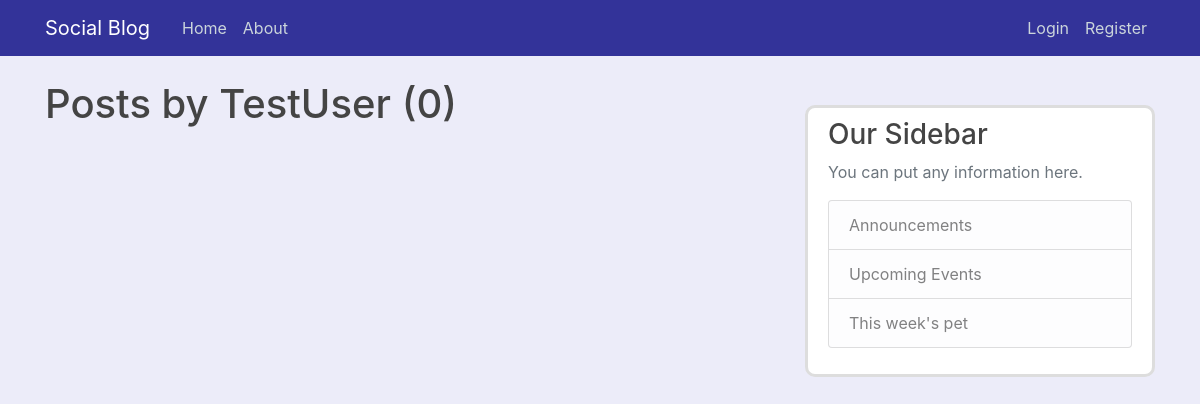
Page /user/TestUser on the earlier database version.
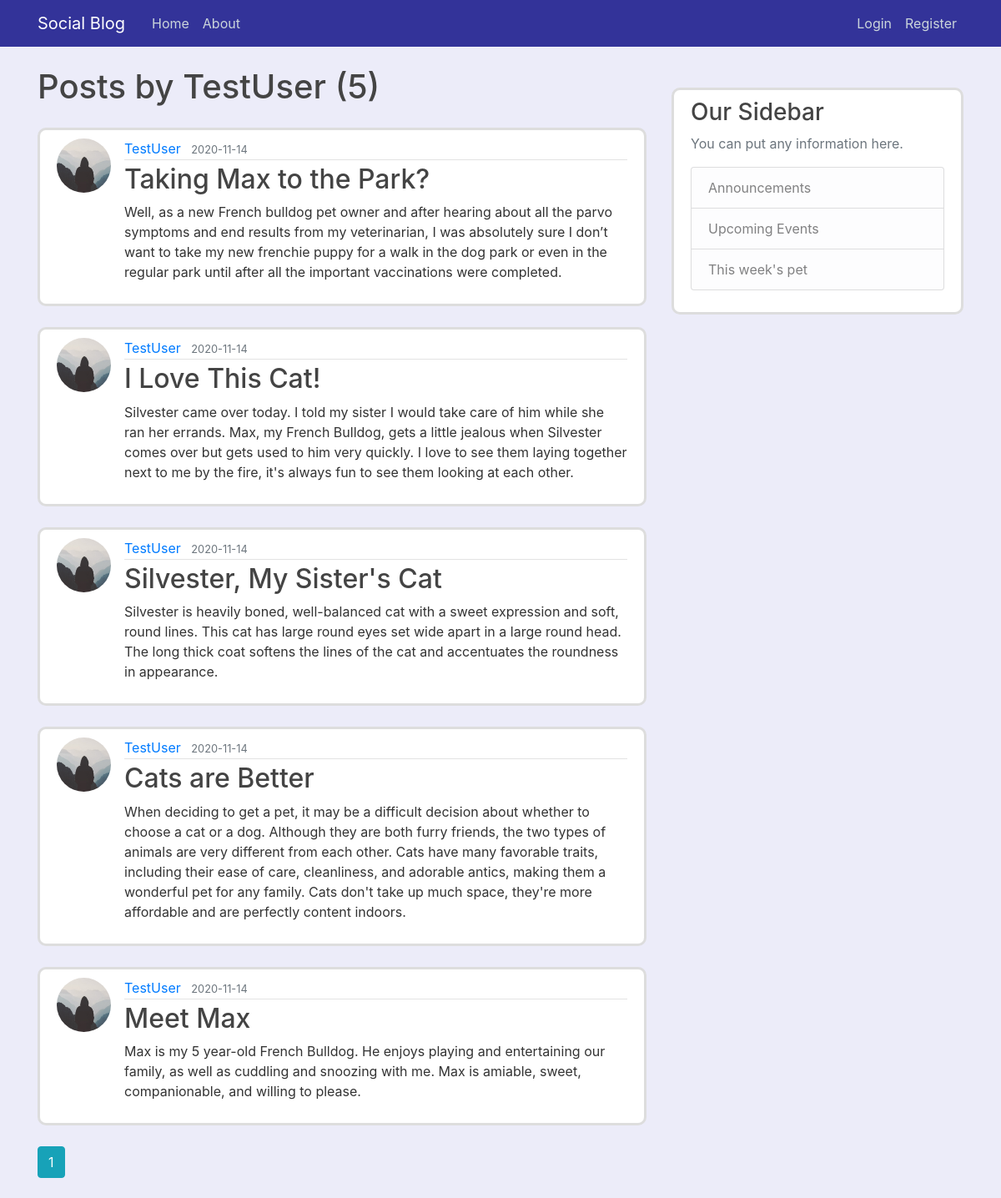
Same page on the later database version.
### socialblog/model.py (models this page shows, shortened)
class User(db.Model, UserMixin):
    id = db.Column(db.Integer, primary_key=True)
    username = db.Column(db.String(20), unique=True, nullable=False)
    email = db.Column(db.String(120), unique=True, nullable=False)
    image_file = db.Column(db.String(20), nullable=False,
                           default='default.jpg')
    password = db.Column(db.String(60), nullable=False)
    posts = db.relationship('Post', backref='author', lazy=True)

class Post(db.Model):
    id = db.Column(db.Integer, primary_key=True)
    title = db.Column(db.String(100), nullable=False)
    date_posted = db.Column(db.DateTime, nullable=False,
                            default=datetime.utcnow)
    content = db.Column(db.Text, nullable=False)
    user_id = db.Column(db.Integer, db.ForeignKey('user.id'), nullable=False)

### socialblog/routes.py (the view)
@app.route("/user/<string:username>")
def user_posts(username):
    page = request.args.get('page', 1, type=int)
    user = User.query.filter_by(username=username).first_or_404()
    posts = Post.query.filter_by(author=user)\
        .order_by(Post.date_posted.desc())\
        .paginate(page=page, per_page=5)
    return render_template('user_posts.html', posts=posts, user=user)

### socialblog/templates/user_posts.html
{% extends "layout.html" %}
{% block content %}
<h1 class="mb-3">Posts by {{ user.username }} ({{ posts.total }})</h1>
{% for post in posts.items %}
<article class="media content-section">
    <img class="rounded-circle article-img"
        src="{{ url_for('static', filename='profile_pics/' + post.author.image_file) }}">
    <div class="media-body">
        <div class="article-metadata">
            <a class="mr-2"
                href="{{ url_for('user_posts', username=post.author.username) }}">{{ post.author.username }}</a>
            <small class="text-muted">{{ post.date_posted.strftime('%Y-%m-%d') }}</small>
        </div>
        <h2><a class="article-title" href="{{ url_for('post', post_id=post.id) }}">{{ post.title }}</a></h2>
        <p class="article-content">{{ post.content }}</p>
    </div>
</article>
{% endfor %}
{% for page_num in posts.iter_pages(left_edge=1, right_edge=1, left_current=1, right_current=2) %}
{% if page_num %}
{% if posts.page == page_num %}
<a class="btn btn-info mb-4"
    href="{{ url_for('user_posts', username=user.username, page=page_num) }}">{{ page_num }}</a>
{% else %}
<a class="btn btn-outline-info mb-4"
    href="{{ url_for('user_posts', username=user.username, page=page_num) }}">{{ page_num }}</a>
{% endif %}
{% else %}
...
{% endif %}
{% endfor %}
{% endblock content %}

### socialblog/templates/layout.html (shortened to what this page needs)
<!DOCTYPE html>
<html>
<head>
    <link rel="stylesheet" href="https://cdn.jsdelivr.net/npm/bootstrap@4.5.3/dist/css/bootstrap.min.css"
>
    <link rel="stylesheet" type="text/css" href="{{ url_for('static', filename='main.css') }}">
</head>
<body>
    <header class="site-header">
        <nav class="navbar navbar-expand-md navbar-dark bg-steel fixed-top">
            <div class="container">
                <a class="navbar-brand mr-4" href="/">Social Blog</a>
                <div class="collapse navbar-collapse" id="navbarToggle">
                    <div class="navbar-nav mr-auto">
                        <a class="nav-item nav-link" href="{{ url_for('home') }}">Home</a>
                        <a class="nav-item nav-link" href="{{ url_for('about') }}">About</a>
                    </div>
                    <div class="navbar-nav">
                        {% if current_user.is_authenticated %}
                        <a class="nav-item nav-link" href="{{ url_for('new_post') }}">New Post</a>
                        <a class="nav-item nav-link" href="{{ url_for('account') }}">Account</a>
                        <a class="nav-item nav-link" href="{{ url_for('logout') }}">Logout</a>
                        {% else %}
                        <a class="nav-item nav-link" href="{{ url_for('login') }}">Login</a>
                        <a class="nav-item nav-link" href="{{ url_for('register') }}">Register</a>
                        {% endif %}
                    </div>
                </div>
            </div>
        </nav>
    </header>
    <main role="main" class="container">
        <div class="row">
            <div class="col-md-8">
                {% block content %}{% endblock %}
            </div>
            <div class="col-md-4">
                <div class="content-section">
                    <h3>Our Sidebar</h3>
                    <p class='text-muted'>You can put any information here.
                    <ul class="list-group">
                        <li class="list-group-item list-group-item-light">Announcements</li>
                        <li class="list-group-item list-group-item-light">Upcoming Events</li>
                        <li class="list-group-item list-group-item-light">This week's pet</li>
                    </ul>
                    </p>
                </div>
            </div>
        </div>
    </main>
</body>
</html>

### socialblog/static/main.css (style rules this page uses)
body { background: #ececf9; color: #333333; margin-top: 5rem; }
h1, h2, h3, h4, h5, h6 { color: #444444; }
.bg-steel { background-color: #333399; }
.site-header .navbar-nav .nav-link { color: #cbd5db; }
.content-section { background: #ffffff; padding: 10px 20px; border: 3px solid #dddddd; border-radius: 10px; margin-top: 25px; margin-bottom: 25px; }
.article-title { color: #444444; }
.article-content { white-space: pre-line; }
.article-img { height: 65px; width: 65px; margin-right: 16px; }
.article-metadata { padding-bottom: 1px; margin-bottom: 4px; border-bottom: 1px solid #e3e3e3 }

Differences in the rows shown:
added Post: image_file (placeholder picture), author.username "TestUser", date_posted "2020-11-14", title "Taking Max to the Park?", content "Well, as a new French bulldog pet owner and after hearing about all the parvo symptoms and end results from my veterinarian, I was absolutely sure I don’t want to take my new frenchie puppy for a walk in the dog park or even in the regular park until after all the important vaccinations were completed."
added Post: image_file (placeholder picture), author.username "TestUser", date_posted "2020-11-14", title "I Love This Cat!", content "Silvester came over today. I told my sister I would take care of him while she ran her errands. Max, my French Bulldog, gets a little jealous when Silvester comes over but gets used to him very quickly. I love to see them laying together next to me by the fire, it's always fun to see them looking at each other."
added Post: image_file (placeholder picture), author.username "TestUser", date_posted "2020-11-14", title "Silvester, My Sister's Cat", content "Silvester is heavily boned, well-balanced cat with a sweet expression and soft, round lines. This cat has large round eyes set wide apart in a large round head. The long thick coat softens the lines of the cat and accentuates the roundness in appearance."
added Post: image_file (placeholder picture), author.username "TestUser", date_posted "2020-11-14", title "Cats are Better", content "When deciding to get a pet, it may be a difficult decision about whether to choose a cat or a dog. Although they are both furry friends, the two types of animals are very different from each other. Cats have many favorable traits, including their ease of care, cleanliness, and adorable antics, making them a wonderful pet for any family. Cats don't take up much space, they're more affordable and are perfectly content indoors."
added Post: image_file (placeholder picture), author.username "TestUser", date_posted "2020-11-14", title "Meet Max", content "Max is my 5 year-old French Bulldog. He enjoys playing and entertaining our family, as well as cuddling and snoozing with me. Max is amiable, sweet, companionable, and willing to please."
Other differences:
{{ posts.total }}: "0" → "5"
new list line: "1"
